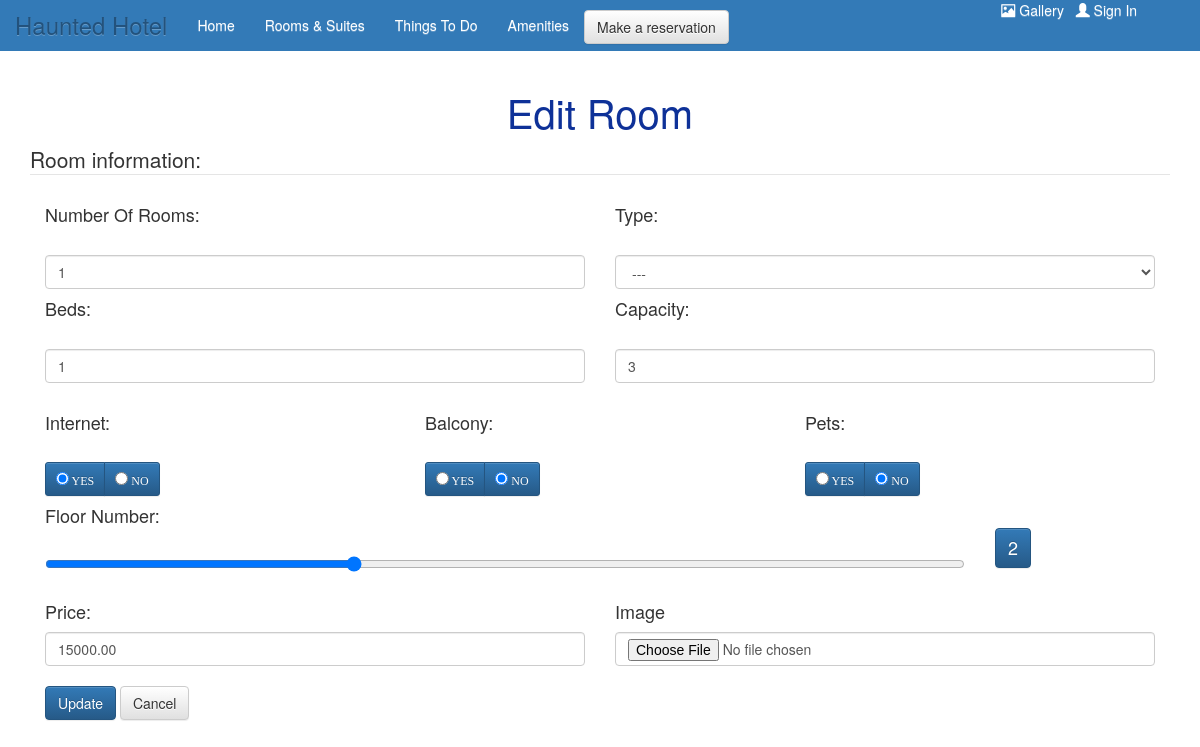
Page /hotel/update_room.php?id=1 on the committed database.
### tables this page shows
CREATE TABLE `dhoma` (
  `roomID` int(11) NOT NULL,
  `roomNo` int(11) NOT NULL,
  `type` varchar(60) NOT NULL,
  `beds` int(11) NOT NULL,
  `capacity` int(11) NOT NULL,
  `price` decimal(7,2) NOT NULL,
  `internet` enum('yes','no') NOT NULL,
  `balcony` enum('yes','no') NOT NULL,
  `floor` int(11) NOT NULL,
  `pets` enum('yes','no') NOT NULL
);

### hotel/update_room.php (the view, shortened to what this page needs)
<?php
    include('includes/hotel_connect.php');
    if($_SERVER['REQUEST_METHOD'] == 'POST'){
        $errors = [];
        if(empty($_POST['roomId'])){
            $errors[] = "Error selecting room.";
        }else{
            $roomID = mysqli_real_escape_string($dbc, trim($_POST['roomId']));
        }
        if(empty($_POST['roomNO'])){
            $errors[] = "You forgot to enter the number of rooms.";
        }else{
            $roomNo = mysqli_real_escape_string($dbc, trim($_POST['roomNO']));
        }
        if(empty($_POST['type'])){
            $errors[] = "You forgot to enter the room type.";
        }else{
            if($_POST['type']!='Single' && $_POST['type']!='Double' && $_POST['type']!='Family' && $_POST['type']!='Suite' && $_POST['type']!='Presidential Suite' && $_POST['type']!='Standard'){
                $errors[] = "Please choose a correct room type.";
            }else{
                $type = mysqli_real_escape_string($dbc, trim($_POST['type']));
            }
        }
        if(empty($_POST['beds'])){
            $errors[] = "You forgot to enter the number of beds.";
        }else{
            $beds = mysqli_real_escape_string($dbc, trim($_POST['beds']));
        }
        if(empty($_POST['capacity'])){
            $errors[] = "You forgot to enter the room capacity.";
        }else{
            $capacity = mysqli_real_escape_string($dbc, trim($_POST['capacity']));
        }
        if(empty($_POST['price'])){
            $errors[] = "You forgot to enter the price.";
        }else{
            $price = mysqli_real_escape_string($dbc, trim($_POST['price']));
        }
        if(empty($_POST['internet'])){
            $errors[] = "You forgot to enter the internet information.";
        }else{
            $internet = mysqli_real_escape_string($dbc, trim($_POST['internet']));
        }
        if(empty($_POST['balcony'])){
            $errors[] = "You forgot to enter the balcony information.";
        }else{
            $balcony = mysqli_real_escape_string($dbc, trim($_POST['balcony']));
        }
        if(empty($_POST['floor'])){
            $errors[] = "You forgot to enter the floor number.";
        }else{
            $floor = mysqli_real_escape_string($dbc, trim($_POST['floor']));
        }
        if(empty($_POST['pets'])){
            $errors[] = "You forgot to enter the pets information.";
        }else{
            $pets = mysqli_real_escape_string($dbc, trim($_POST['pets']));
        }
        if(isset($_FILES['image'])){
            $target_dir = "includes/";
            $target_file = $target_dir . basename($_FILES["image"]["name"]);
            $uploadOk = 1;
            $imageFileType = strtolower(pathinfo($target_file,PATHINFO_EXTENSION));
            if(isset($_POST["picture"])) {
                $check = getimagesize($_FILES["picture"]["tmp_name"]);
                if($check !== false) {
                    $uploadOk = 1;
                }
            }
            if($imageFileType != "jpg" && $imageFileType != "png" && $imageFileType != "jpeg" && $imageFileType != "gif" ) {
                $errors[]= " Only JPG, JPEG, PNG & GIF files are allowed.";
                $uploadOk = 0;
            }
            if ($uploadOk == 1) {
                $new_img_name = uniqid("IMG-",true) . '.' . $imageFileType;
                $upload_path = $target_dir.$new_img_name;
                move_uploaded_file($_FILES["image"]["tmp_name"], $upload_path);
            }
        }
        if(!empty($errors)){
            echo '<div class="error">'.$errors[0].'</div>';
        }else{
            $sql = "UPDATE `dhoma`
            SET `roomNo` = $roomNo, `type` = '$type', `beds` = $beds, `capacity` = $capacity, `price` = $price, `internet` = '$internet', `balcony` = '$balcony', `floor` = $floor, `pets` = '$pets'
            WHERE `roomID`=$roomID";
            $result = mysqli_query($dbc, $sql);
            if ($result == true) {
                if(isset($upload_path)){
                    $sql = "UPDATE `dhoma_foto`
                            SET photo = '$upload_path'
                            WHERE `roomID`=$roomID";
                    $result = mysqli_query($dbc, $sql);
                    if($result == true){
                        echo "<div class='sukses'> Record updated successfully. </div>";
                        header("location: view_room.php");
                    }else{
                        echo "<div class='error'>There was an error updating data. We apologize for any inconvenience. </div>";
                    }
                }
            }else{
                echo "<div class='error'>There was an error updating data. We apologize for any inconvenience. </div>";
            }
        }
    }
    elseif(isset($_GET['id'])){
        $roomId = $_GET['id'];
        $sql = "SELECT * FROM `dhoma` WHERE `roomID`='$roomId'";
        $result = mysqli_query($dbc, $sql);
        if (mysqli_num_rows($result) > 0) {
            while ($row = mysqli_fetch_assoc($result)) {
                $roomNo = $row['roomNo'];
                $beds = $row['beds'];
                $capacity = $row['capacity'];
                $price = $row['price'];
                $internet = $row['internet'];
                $balcony = $row['balcony'];
                $floor = $row['floor'];
                $pets = $row['pets'];
            }
        ?>
            <h1 id='amenities'>Edit Room</h1>
            <form action="update_room.php" method="post" enctype="multipart/form-data">
            <fieldset>
                <legend>Room information:</legend>
                <div class="controls col-md-6">
                    <h4 class="form-label">Number Of Rooms:</h4><br>
                    <input type="number" min="1" name="roomNO" class="form-control form-control-lg" value="<?php echo $roomNo; ?>" required>
                </div>
                <div class="controls col-md-6">
                    <h4 class="form-label">Type:</h4><br>
                    <select name="type" id="type" class="form-control form-control-lg" required>
                        <option selected value="">---</option>
                    </select>
                </div>
                <div class="controls col-md-6">
                    <h4 class="form-label">Beds:</h4><br>
                    <input type="number" name="beds" class="form-control form-control-lg" value="<?php echo $beds; ?>" required><br>
                </div>
                <div class="controls col-md-6">
                    <h4 class="form-label">Capacity:</h4><br>
                    <input type="number" name="capacity" min="1" max="12" class="form-control form-control-lg" value="<?php echo $capacity; ?>" required><br>
                </div>
                <div class="controls col-md-4">
                    <h4 class="form-label control-label">Internet:</h4><br>
                    <div class="btn-group">
                        <label class="btn btn-sm btn-primary"> <input type="radio" name="internet" value="yes" <?php if($internet == 'yes'){ echo "checked";} ?> > YES </label>
                        <label class="btn btn-sm btn-primary"> <input type="radio" name="internet" value="no" <?php if($internet == 'no'){ echo "checked";} ?> > NO</label>
                    </div>
                </div>
            <br>
                <div class="controls col-md-4">
                    <h4 class="form-label control-label">Balcony:</h4><br>
                    <div class="btn-group">
                        <label class="btn btn-sm btn-primary"> <input type="radio" name="balcony" value="yes" <?php if($balcony == 'yes'){ echo "checked";} ?> > YES </label>
                        <label class="btn btn-sm btn-primary"> <input type="radio" name="balcony" value="no" <?php if($balcony == 'no'){ echo "checked";} ?> > NO</label>
                    </div>
                </div>
            <br>
            <div class="controls col-md-4">
                    <h4 class="form-label control-label">Pets:</h4><br>
                    <div class="btn-group">
                        <label class="btn btn-sm btn-primary"> <input type="radio" name="pets" value="yes" <?php if($pets == 'yes'){ echo "checked";} ?> > YES </label>
                        <label class="btn btn-sm btn-primary"> <input type="radio" name="pets" value="no" <?php if($pets == 'no'){ echo "checked";} ?> > NO</label>
                    </div>
                </div>
            <br><br>
                <div class="controls col-md-10">
                    <h4>Floor Number:</h4><br>
                    <input type="range" name="floor" id="floor" min="0" max="6"  value="<?php echo $floor; ?>" required><br>
                </div>
                <div class="controls col-md-2">
                    <span id="range-value" class="btn btn-primary" style="margin-top: 20%; color: #fff; font-size:large;"><?php echo $floor; ?></span>
                </div>
            <br>
            <div class="controls col-md-6">
                    <h4 class="form-label">Price:</h4>
                    <input type="number" name="price" class="form-control form-control-lg" value="<?php echo $price; ?>" required><br>
            </div>
            <div class="controls col-md-6">
                    <h4 class="form-label">Image</h4>
                    <input type="file" name="image" accept="image/*" class="form-control form-control-lg" value=""><br>
            </div>
            <br><br>
            <div class="controls col-md-12">
                <input  class="btn btn-primary" type="submit" value="Update" name="update">
                <a class="btn btn-default" href="view_room.php">Cancel</a>
            </div>
            </fieldset>
        </form>
        </body>
        </html>
        <?php
        }
    }else{
        header('Location: view_room.php');
    }
?>

### hotel/hotelStyle.css (style rules this page uses)
* { margin: 0; padding: 0; }
body, html { height: 100%; }
body { padding-top: 70px; position: relative }
label { font-family: 'Century Gothic'; font-weight: lighter; }
.navbar-brand { color: #fff; font-size: x-large; }
li a { text-decoration: none; color: #fff; }
ul { list-style-type: none; }
ul.right-list { white-space: pre; }
#amenities { color:#0e3198; text-align:center; font-size: 40px; }
h1 { text-align: center; }

### rows in the picture
dhoma: roomNO "1", beds "1", capacity "3", internet "☑ YES", internet "☐ NO", balcony "☐ YES", balcony "☑ NO", pets "☐ YES", pets "☑ NO", floor "2", price "15000.00"
